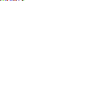
Frame 1 (no input)
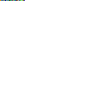
Frame 60 (no input)
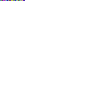
Frame 120 (the mouse pressed at the canvas centre since frame 60)

The p5.js sketch that drew these frames (run headless with seeded random() and noise() and a simulated clock; from frame 60 on, the mouse is pressed at the canvas centre):

// p5.js sketch
// ── sketch.js
let img;
let s = 100;
function setup() {
  // put setup code here
  createCanvas(s,s);
  img = createGraphics(s, s);
}

function draw() {
  colorMode(HSB);
  // put drawing code here
  img.loadPixels();
  for(let i=0;i<s;i++){
    for(let j=0;j<s;j++){
      img.pixels[i,j]=random(255);
    }
  }
  img.updatePixels();
  image(img,0,0);
}
